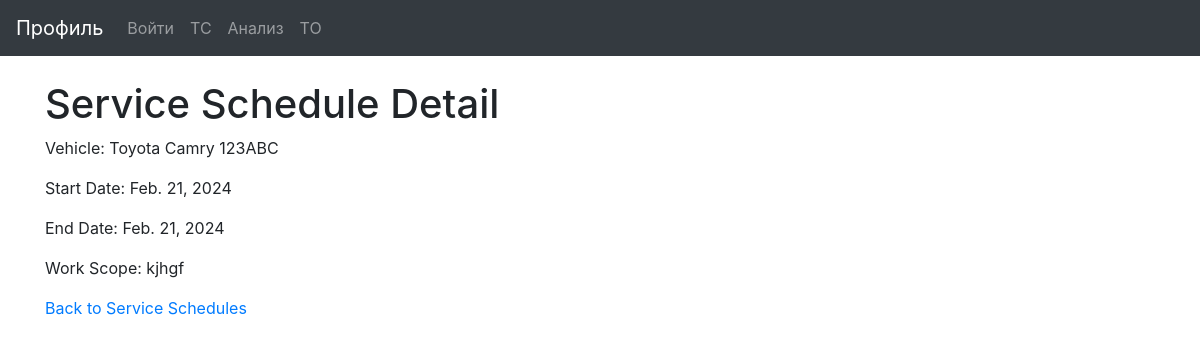
Page /service-schedule/1/ on the committed database.
### auto_track_log/models.py (models this page shows)
class ServiceSchedule(models.Model):
    vehicle = models.ForeignKey('Vehicle', on_delete=models.CASCADE)
    start_date = models.DateField()
    end_date = models.DateField()
    work_scope = models.CharField(max_length=150)

class Vehicle(models.Model):
    brand = models.CharField(max_length=50)
    model = models.CharField(max_length=50)
    num = models.IntegerField()
    year_of_release = models.IntegerField()
    colour = models.CharField(max_length=50)
    engine_power = models.IntegerField()
    fuel_rate = models.IntegerField()
    mileage = models.IntegerField()
    def __str__(self):
        return f"{self.brand} {self.model} {self.num}"

### auto_track_log/views.py (the view)
# urls.py: path('service-schedule/<int:pk>/', ServiceScheduleDetailView.as_view(), name='service-schedule-detail'),
class ServiceScheduleDetailView(DetailView):
    model = ServiceSchedule
    template_name = 'service_schedule_detail.html'
    context_object_name = 'service_schedule'

### auto_track_log/views/service_schedule_detail.html
{% extends 'base.html' %}
{% block content %}
    <h1>Service Schedule Detail</h1>
    <p>Vehicle: {{ service_schedule.vehicle }}</p>
    <p>Start Date: {{ service_schedule.start_date }}</p>
    <p>End Date: {{ service_schedule.end_date }}</p>
    <p>Work Scope: {{ service_schedule.work_scope }}</p>
    <a href="{% url 'service-schedule-list' %}">Back to Service Schedules</a>
{% endblock %}

### rows in the picture
ServiceSchedule: vehicle "Toyota Camry 123ABC", start_date "Feb. 21, 2024", end_date "Feb. 21, 2024", work_scope "kjhgf"
